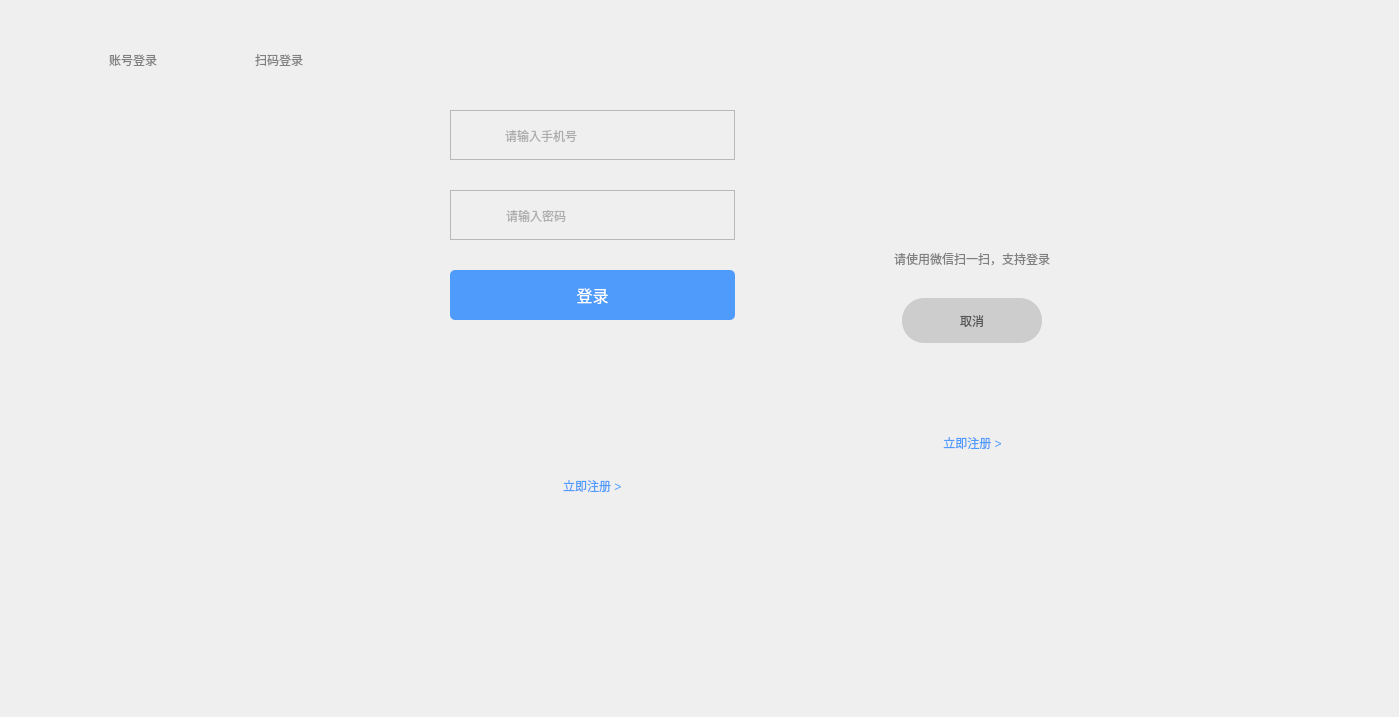
<?xml version="1.0" encoding="UTF-8"?>
<ui version="4.0">
 <class>DB_Login</class>
 <widget class="QWidget" name="DB_Login">
  <property name="geometry">
   <rect>
    <x>0</x>
    <y>0</y>
    <width>1399</width>
    <height>717</height>
   </rect>
  </property>
  <property name="windowTitle">
   <string>Form</string>
  </property>
  <widget class="QWidget" name="verticalLayoutWidget">
   <property name="geometry">
    <rect>
     <x>20</x>
     <y>10</y>
     <width>371</width>
     <height>421</height>
    </rect>
   </property>
   <layout class="QVBoxLayout" name="verticalLayout" stretch="0,0,1">
    <property name="spacing">
     <number>0</number>
    </property>
    <property name="leftMargin">
     <number>40</number>
    </property>
    <property name="topMargin">
     <number>30</number>
    </property>
    <property name="rightMargin">
     <number>40</number>
    </property>
    <property name="bottomMargin">
     <number>0</number>
    </property>
    <item>
     <layout class="QHBoxLayout" name="horizontalLayout_2">
      <property name="spacing">
       <number>0</number>
      </property>
      <property name="topMargin">
       <number>10</number>
      </property>
      <property name="bottomMargin">
       <number>10</number>
      </property>
      <item>
       <layout class="QHBoxLayout" name="horizontalLayout_6">
        <item>
         <spacer name="horizontalSpacer_4">
          <property name="orientation">
           <enum>Qt::Horizontal</enum>
          </property>
          <property name="sizeHint" stdset="0">
           <size>
            <width>40</width>
            <height>20</height>
           </size>
          </property>
         </spacer>
        </item>
        <item>
         <widget class="DB_CustomLabel_1" name="label_passwordLogin">
          <property name="minimumSize">
           <size>
            <width>0</width>
            <height>0</height>
           </size>
          </property>
          <property name="styleSheet">
           <string notr="true">color: gray;</string>
          </property>
          <property name="text">
           <string>账号登录</string>
          </property>
          <property name="alignment">
           <set>Qt::AlignCenter</set>
          </property>
         </widget>
        </item>
        <item>
         <spacer name="horizontalSpacer_6">
          <property name="orientation">
           <enum>Qt::Horizontal</enum>
          </property>
          <property name="sizeHint" stdset="0">
           <size>
            <width>40</width>
            <height>20</height>
           </size>
          </property>
         </spacer>
        </item>
       </layout>
      </item>
      <item>
       <layout class="QHBoxLayout" name="horizontalLayout_7">
        <item>
         <spacer name="horizontalSpacer_5">
          <property name="orientation">
           <enum>Qt::Horizontal</enum>
          </property>
          <property name="sizeHint" stdset="0">
           <size>
            <width>40</width>
            <height>20</height>
           </size>
          </property>
         </spacer>
        </item>
        <item>
         <widget class="DB_CustomLabel_1" name="label_qrcodelogin">
          <property name="minimumSize">
           <size>
            <width>0</width>
            <height>0</height>
           </size>
          </property>
          <property name="styleSheet">
           <string notr="true">color: gray;</string>
          </property>
          <property name="text">
           <string>扫码登录</string>
          </property>
          <property name="scaledContents">
           <bool>false</bool>
          </property>
          <property name="alignment">
           <set>Qt::AlignCenter</set>
          </property>
         </widget>
        </item>
        <item>
         <spacer name="horizontalSpacer_7">
          <property name="orientation">
           <enum>Qt::Horizontal</enum>
          </property>
          <property name="sizeHint" stdset="0">
           <size>
            <width>40</width>
            <height>20</height>
           </size>
          </property>
         </spacer>
        </item>
       </layout>
      </item>
     </layout>
    </item>
    <item>
     <layout class="QHBoxLayout" name="horizontalLayout">
      <property name="spacing">
       <number>0</number>
      </property>
      <item>
       <widget class="QLabel" name="label_line">
        <property name="minimumSize">
         <size>
          <width>0</width>
          <height>2</height>
         </size>
        </property>
        <property name="maximumSize">
         <size>
          <width>16777215</width>
          <height>2</height>
         </size>
        </property>
        <property name="styleSheet">
         <string notr="true"/>
        </property>
        <property name="text">
         <string/>
        </property>
       </widget>
      </item>
      <item>
       <widget class="QLabel" name="label_line1">
        <property name="minimumSize">
         <size>
          <width>0</width>
          <height>2</height>
         </size>
        </property>
        <property name="maximumSize">
         <size>
          <width>16777215</width>
          <height>2</height>
         </size>
        </property>
        <property name="text">
         <string/>
        </property>
       </widget>
      </item>
     </layout>
    </item>
    <item>
     <widget class="QStackedWidget" name="stackedWidget">
      <property name="styleSheet">
       <string notr="true">border: none;</string>
      </property>
     </widget>
    </item>
   </layout>
  </widget>
  <widget class="QWidget" name="widget" native="true">
   <property name="geometry">
    <rect>
     <x>420</x>
     <y>50</y>
     <width>341</width>
     <height>501</height>
    </rect>
   </property>
   <widget class="QWidget" name="verticalLayoutWidget_2">
    <property name="geometry">
     <rect>
      <x>30</x>
      <y>30</y>
      <width>285</width>
      <height>431</height>
     </rect>
    </property>
    <layout class="QVBoxLayout" name="verticalLayout_2" stretch="0,0,0,0">
     <property name="spacing">
      <number>30</number>
     </property>
     <property name="leftMargin">
      <number>0</number>
     </property>
     <property name="topMargin">
      <number>30</number>
     </property>
     <property name="rightMargin">
      <number>0</number>
     </property>
     <property name="bottomMargin">
      <number>10</number>
     </property>
     <item>
      <widget class="QFrame" name="frame">
       <property name="minimumSize">
        <size>
         <width>0</width>
         <height>50</height>
        </size>
       </property>
       <property name="frameShape">
        <enum>QFrame::StyledPanel</enum>
       </property>
       <property name="frameShadow">
        <enum>QFrame::Raised</enum>
       </property>
       <widget class="QWidget" name="horizontalLayoutWidget">
        <property name="geometry">
         <rect>
          <x>30</x>
          <y>0</y>
          <width>211</width>
          <height>51</height>
         </rect>
        </property>
        <layout class="QHBoxLayout" name="horizontalLayout_12">
         <property name="spacing">
          <number>5</number>
         </property>
         <item>
          <widget class="QLabel" name="label_userIcon">
           <property name="minimumSize">
            <size>
             <width>18</width>
             <height>18</height>
            </size>
           </property>
           <property name="maximumSize">
            <size>
             <width>18</width>
             <height>18</height>
            </size>
           </property>
           <property name="styleSheet">
            <string notr="true">QLabel {
border: none;
border-image: url(&quot;:/images/courseware/information-1.png&quot;);
border-radius: 0px;
}</string>
           </property>
           <property name="text">
            <string/>
           </property>
          </widget>
         </item>
         <item>
          <widget class="QLineEdit" name="lineEdit_telephone">
           <property name="sizePolicy">
            <sizepolicy hsizetype="Preferred" vsizetype="Preferred">
             <horstretch>0</horstretch>
             <verstretch>0</verstretch>
            </sizepolicy>
           </property>
           <property name="styleSheet">
            <string notr="true">QLineEdit {
border: none;
background: transparent;
color: rgb(105, 105, 105);
}</string>
           </property>
           <property name="placeholderText">
            <string>请输入手机号</string>
           </property>
          </widget>
         </item>
        </layout>
       </widget>
      </widget>
     </item>
     <item>
      <widget class="QFrame" name="frame_2">
       <property name="minimumSize">
        <size>
         <width>0</width>
         <height>50</height>
        </size>
       </property>
       <property name="frameShape">
        <enum>QFrame::StyledPanel</enum>
       </property>
       <property name="frameShadow">
        <enum>QFrame::Raised</enum>
       </property>
       <widget class="QWidget" name="horizontalLayoutWidget_2">
        <property name="geometry">
         <rect>
          <x>30</x>
          <y>0</y>
          <width>211</width>
          <height>51</height>
         </rect>
        </property>
        <layout class="QHBoxLayout" name="horizontalLayout_13">
         <item>
          <widget class="QLabel" name="label_passwdIcon">
           <property name="minimumSize">
            <size>
             <width>18</width>
             <height>18</height>
            </size>
           </property>
           <property name="maximumSize">
            <size>
             <width>18</width>
             <height>18</height>
            </size>
           </property>
           <property name="styleSheet">
            <string notr="true">QLabel{
border: none;
border-image: url(&quot;:/images/courseware/password.png&quot;);
border-radius: 0px;
}</string>
           </property>
           <property name="text">
            <string/>
           </property>
          </widget>
         </item>
         <item>
          <widget class="QLineEdit" name="lineEdit_password">
           <property name="sizePolicy">
            <sizepolicy hsizetype="Preferred" vsizetype="Preferred">
             <horstretch>0</horstretch>
             <verstretch>0</verstretch>
            </sizepolicy>
           </property>
           <property name="styleSheet">
            <string notr="true">QLineEdit {
border: none;
background: transparent;
color: rgb(105, 105, 105);
}</string>
           </property>
           <property name="placeholderText">
            <string>请输入密码</string>
           </property>
          </widget>
         </item>
        </layout>
       </widget>
      </widget>
     </item>
     <item>
      <widget class="PushButton_Basic" name="pushButton_login">
       <property name="minimumSize">
        <size>
         <width>200</width>
         <height>50</height>
        </size>
       </property>
       <property name="font">
        <font>
         <pointsize>12</pointsize>
        </font>
       </property>
       <property name="styleSheet">
        <string notr="true">border-radius: 5px;
background-color: rgb(78, 155, 252);
color: white;
</string>
       </property>
       <property name="text">
        <string>登录</string>
       </property>
      </widget>
     </item>
     <item>
      <layout class="QVBoxLayout" name="verticalLayout_5">
       <property name="spacing">
        <number>0</number>
       </property>
       <property name="bottomMargin">
        <number>0</number>
       </property>
       <item>
        <spacer name="verticalSpacer">
         <property name="orientation">
          <enum>Qt::Vertical</enum>
         </property>
         <property name="sizeHint" stdset="0">
          <size>
           <width>1</width>
           <height>1</height>
          </size>
         </property>
        </spacer>
       </item>
       <item>
        <layout class="QHBoxLayout" name="horizontalLayout_4" stretch="1,0,1">
         <item>
          <spacer name="horizontalSpacer_10">
           <property name="orientation">
            <enum>Qt::Horizontal</enum>
           </property>
           <property name="sizeHint" stdset="0">
            <size>
             <width>0</width>
             <height>0</height>
            </size>
           </property>
          </spacer>
         </item>
         <item>
          <widget class="DB_CustomLabel_1" name="label_registerNow">
           <property name="minimumSize">
            <size>
             <width>0</width>
             <height>30</height>
            </size>
           </property>
           <property name="styleSheet">
            <string notr="true">color: rgb(78, 155, 252);</string>
           </property>
           <property name="text">
            <string>立即注册 &gt;</string>
           </property>
           <property name="alignment">
            <set>Qt::AlignLeading|Qt::AlignLeft|Qt::AlignVCenter</set>
           </property>
          </widget>
         </item>
         <item>
          <spacer name="horizontalSpacer">
           <property name="orientation">
            <enum>Qt::Horizontal</enum>
           </property>
           <property name="sizeHint" stdset="0">
            <size>
             <width>0</width>
             <height>0</height>
            </size>
           </property>
          </spacer>
         </item>
        </layout>
       </item>
      </layout>
     </item>
    </layout>
   </widget>
  </widget>
  <widget class="QWidget" name="widget_2" native="true">
   <property name="geometry">
    <rect>
     <x>790</x>
     <y>20</y>
     <width>381</width>
     <height>451</height>
    </rect>
   </property>
   <widget class="QWidget" name="verticalLayoutWidget_3">
    <property name="geometry">
     <rect>
      <x>30</x>
      <y>20</y>
      <width>304</width>
      <height>428</height>
     </rect>
    </property>
    <layout class="QVBoxLayout" name="verticalLayout_3" stretch="0,0,0">
     <property name="spacing">
      <number>30</number>
     </property>
     <property name="leftMargin">
      <number>0</number>
     </property>
     <property name="topMargin">
      <number>30</number>
     </property>
     <property name="rightMargin">
      <number>0</number>
     </property>
     <property name="bottomMargin">
      <number>10</number>
     </property>
     <item>
      <layout class="QVBoxLayout" name="verticalLayout_6">
       <property name="spacing">
        <number>0</number>
       </property>
       <property name="bottomMargin">
        <number>0</number>
       </property>
       <item>
        <layout class="QHBoxLayout" name="horizontalLayout_3">
         <property name="spacing">
          <number>0</number>
         </property>
         <item>
          <widget class="DB_CustomLabel_2" name="label_qrcode">
           <property name="minimumSize">
            <size>
             <width>180</width>
             <height>180</height>
            </size>
           </property>
           <property name="maximumSize">
            <size>
             <width>180</width>
             <height>180</height>
            </size>
           </property>
           <property name="text">
            <string/>
           </property>
          </widget>
         </item>
        </layout>
       </item>
       <item>
        <widget class="QLabel" name="label_text">
         <property name="font">
          <font>
           <pointsize>9</pointsize>
          </font>
         </property>
         <property name="styleSheet">
          <string notr="true">color: gray;</string>
         </property>
         <property name="text">
          <string>请使用微信扫一扫，支持登录</string>
         </property>
         <property name="alignment">
          <set>Qt::AlignCenter</set>
         </property>
        </widget>
       </item>
      </layout>
     </item>
     <item>
      <layout class="QHBoxLayout" name="horizontalLayout_8">
       <item>
        <spacer name="horizontalSpacer_9">
         <property name="orientation">
          <enum>Qt::Horizontal</enum>
         </property>
         <property name="sizeHint" stdset="0">
          <size>
           <width>0</width>
           <height>0</height>
          </size>
         </property>
        </spacer>
       </item>
       <item>
        <widget class="PushButton_Basic" name="pushButton_cancelLogin">
         <property name="minimumSize">
          <size>
           <width>140</width>
           <height>45</height>
          </size>
         </property>
         <property name="maximumSize">
          <size>
           <width>140</width>
           <height>50</height>
          </size>
         </property>
         <property name="font">
          <font>
           <weight>50</weight>
           <bold>false</bold>
          </font>
         </property>
         <property name="styleSheet">
          <string notr="true">border: none;
border-radius: 22px;
background-color: rgb(205, 205, 205);
color: rgb(85, 85, 85);</string>
         </property>
         <property name="text">
          <string>取消</string>
         </property>
        </widget>
       </item>
       <item>
        <spacer name="horizontalSpacer_8">
         <property name="orientation">
          <enum>Qt::Horizontal</enum>
         </property>
         <property name="sizeHint" stdset="0">
          <size>
           <width>0</width>
           <height>0</height>
          </size>
         </property>
        </spacer>
       </item>
      </layout>
     </item>
     <item>
      <layout class="QVBoxLayout" name="verticalLayout_4">
       <property name="spacing">
        <number>0</number>
       </property>
       <item>
        <spacer name="verticalSpacer_2">
         <property name="orientation">
          <enum>Qt::Vertical</enum>
         </property>
         <property name="sizeHint" stdset="0">
          <size>
           <width>1</width>
           <height>1</height>
          </size>
         </property>
        </spacer>
       </item>
       <item>
        <layout class="QHBoxLayout" name="horizontalLayout_5" stretch="1,0,1">
         <item>
          <spacer name="horizontalSpacer_2">
           <property name="orientation">
            <enum>Qt::Horizontal</enum>
           </property>
           <property name="sizeHint" stdset="0">
            <size>
             <width>0</width>
             <height>0</height>
            </size>
           </property>
          </spacer>
         </item>
         <item>
          <widget class="DB_CustomLabel_1" name="label_registerNow_2">
           <property name="minimumSize">
            <size>
             <width>0</width>
             <height>30</height>
            </size>
           </property>
           <property name="styleSheet">
            <string notr="true">color: rgb(78, 155, 252);</string>
           </property>
           <property name="text">
            <string>立即注册 &gt;</string>
           </property>
           <property name="alignment">
            <set>Qt::AlignCenter</set>
           </property>
          </widget>
         </item>
         <item>
          <spacer name="horizontalSpacer_3">
           <property name="orientation">
            <enum>Qt::Horizontal</enum>
           </property>
           <property name="sizeHint" stdset="0">
            <size>
             <width>0</width>
             <height>0</height>
            </size>
           </property>
          </spacer>
         </item>
        </layout>
       </item>
      </layout>
     </item>
    </layout>
   </widget>
  </widget>
  <widget class="DB_CustomFrame_3" name="frame_loading">
   <property name="geometry">
    <rect>
     <x>30</x>
     <y>450</y>
     <width>141</width>
     <height>111</height>
    </rect>
   </property>
   <property name="styleSheet">
    <string notr="true">#frame_loading{
border: none;
}</string>
   </property>
   <property name="frameShape">
    <enum>QFrame::StyledPanel</enum>
   </property>
   <property name="frameShadow">
    <enum>QFrame::Raised</enum>
   </property>
  </widget>
 </widget>
 <customwidgets>
  <customwidget>
   <class>PushButton_Basic</class>
   <extends>QPushButton</extends>
   <header>Custom/PushButton/pushbutton_basic.h</header>
  </customwidget>
  <customwidget>
   <class>DB_CustomLabel_1</class>
   <extends>QLabel</extends>
   <header location="global">CustomWidget/db_customlabel.h</header>
  </customwidget>
  <customwidget>
   <class>DB_CustomFrame_3</class>
   <extends>QFrame</extends>
   <header location="global">CustomWidget/db_customframe.h</header>
   <container>1</container>
  </customwidget>
  <customwidget>
   <class>DB_CustomLabel_2</class>
   <extends>QLabel</extends>
   <header location="global">CustomWidget/db_customlabel.h</header>
  </customwidget>
 </customwidgets>
 <resources/>
 <connections/>
</ui>
